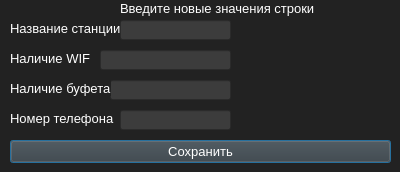
<?xml version="1.0" encoding="UTF-8"?>
<ui version="4.0">
 <class>cashedit</class>
 <widget class="QDialog" name="cashedit">
  <property name="geometry">
   <rect>
    <x>0</x>
    <y>0</y>
    <width>400</width>
    <height>172</height>
   </rect>
  </property>
  <property name="windowTitle">
   <string>Редактирование</string>
  </property>
  <property name="styleSheet">
   <string notr="true">background-color: rgb(34, 34,34);</string>
  </property>
  <widget class="QPushButton" name="pushButton">
   <property name="geometry">
    <rect>
     <x>10</x>
     <y>140</y>
     <width>381</width>
     <height>23</height>
    </rect>
   </property>
   <property name="font">
    <font>
     <pointsize>10</pointsize>
    </font>
   </property>
   <property name="styleSheet">
    <string notr="true">background-color: rgb(60, 60,60);
color: rgb(255, 255, 255);</string>
   </property>
   <property name="text">
    <string>Сохранить</string>
   </property>
  </widget>
  <widget class="QLabel" name="label_4">
   <property name="geometry">
    <rect>
     <x>120</x>
     <y>0</y>
     <width>261</width>
     <height>16</height>
    </rect>
   </property>
   <property name="font">
    <font>
     <pointsize>10</pointsize>
    </font>
   </property>
   <property name="styleSheet">
    <string notr="true">color: rgb(255, 255, 255);</string>
   </property>
   <property name="text">
    <string>Введите новые значения строки</string>
   </property>
  </widget>
  <widget class="QLabel" name="label_5">
   <property name="geometry">
    <rect>
     <x>10</x>
     <y>110</y>
     <width>111</width>
     <height>16</height>
    </rect>
   </property>
   <property name="font">
    <font>
     <pointsize>10</pointsize>
    </font>
   </property>
   <property name="styleSheet">
    <string notr="true">color: rgb(255, 255, 255);</string>
   </property>
   <property name="text">
    <string>Номер телефона</string>
   </property>
  </widget>
  <widget class="QLineEdit" name="lineEdit_3">
   <property name="geometry">
    <rect>
     <x>110</x>
     <y>80</y>
     <width>121</width>
     <height>20</height>
    </rect>
   </property>
   <property name="font">
    <font>
     <pointsize>10</pointsize>
    </font>
   </property>
   <property name="styleSheet">
    <string notr="true">background-color: rgb(60, 60,60);
color: rgb(255, 255, 255);</string>
   </property>
   <property name="text">
    <string/>
   </property>
  </widget>
  <widget class="QLabel" name="label_2">
   <property name="geometry">
    <rect>
     <x>10</x>
     <y>50</y>
     <width>81</width>
     <height>16</height>
    </rect>
   </property>
   <property name="font">
    <font>
     <pointsize>10</pointsize>
    </font>
   </property>
   <property name="styleSheet">
    <string notr="true">color: rgb(255, 255, 255);</string>
   </property>
   <property name="text">
    <string>Наличие WIFI</string>
   </property>
  </widget>
  <widget class="QLabel" name="label">
   <property name="geometry">
    <rect>
     <x>10</x>
     <y>20</y>
     <width>111</width>
     <height>16</height>
    </rect>
   </property>
   <property name="font">
    <font>
     <pointsize>10</pointsize>
    </font>
   </property>
   <property name="styleSheet">
    <string notr="true">color: rgb(255, 255, 255);</string>
   </property>
   <property name="text">
    <string>Название станции</string>
   </property>
  </widget>
  <widget class="QLineEdit" name="lineEdit_2">
   <property name="geometry">
    <rect>
     <x>100</x>
     <y>50</y>
     <width>131</width>
     <height>20</height>
    </rect>
   </property>
   <property name="font">
    <font>
     <pointsize>10</pointsize>
    </font>
   </property>
   <property name="styleSheet">
    <string notr="true">background-color: rgb(60, 60,60);
color: rgb(255, 255, 255);</string>
   </property>
   <property name="text">
    <string/>
   </property>
  </widget>
  <widget class="QLineEdit" name="lineEdit_4">
   <property name="geometry">
    <rect>
     <x>120</x>
     <y>110</y>
     <width>111</width>
     <height>20</height>
    </rect>
   </property>
   <property name="font">
    <font>
     <pointsize>10</pointsize>
    </font>
   </property>
   <property name="styleSheet">
    <string notr="true">background-color: rgb(60, 60,60);
color: rgb(255, 255, 255);</string>
   </property>
   <property name="text">
    <string/>
   </property>
  </widget>
  <widget class="QLineEdit" name="lineEdit">
   <property name="geometry">
    <rect>
     <x>120</x>
     <y>20</y>
     <width>111</width>
     <height>20</height>
    </rect>
   </property>
   <property name="font">
    <font>
     <pointsize>10</pointsize>
    </font>
   </property>
   <property name="styleSheet">
    <string notr="true">color: rgb(255, 255, 255);background-color: rgb(60, 60,60);</string>
   </property>
   <property name="text">
    <string/>
   </property>
  </widget>
  <widget class="QLabel" name="label_3">
   <property name="geometry">
    <rect>
     <x>10</x>
     <y>80</y>
     <width>101</width>
     <height>16</height>
    </rect>
   </property>
   <property name="font">
    <font>
     <pointsize>10</pointsize>
    </font>
   </property>
   <property name="styleSheet">
    <string notr="true">color: rgb(255, 255, 255);</string>
   </property>
   <property name="text">
    <string>Наличие буфета</string>
   </property>
  </widget>
 </widget>
 <resources/>
 <connections/>
</ui>
